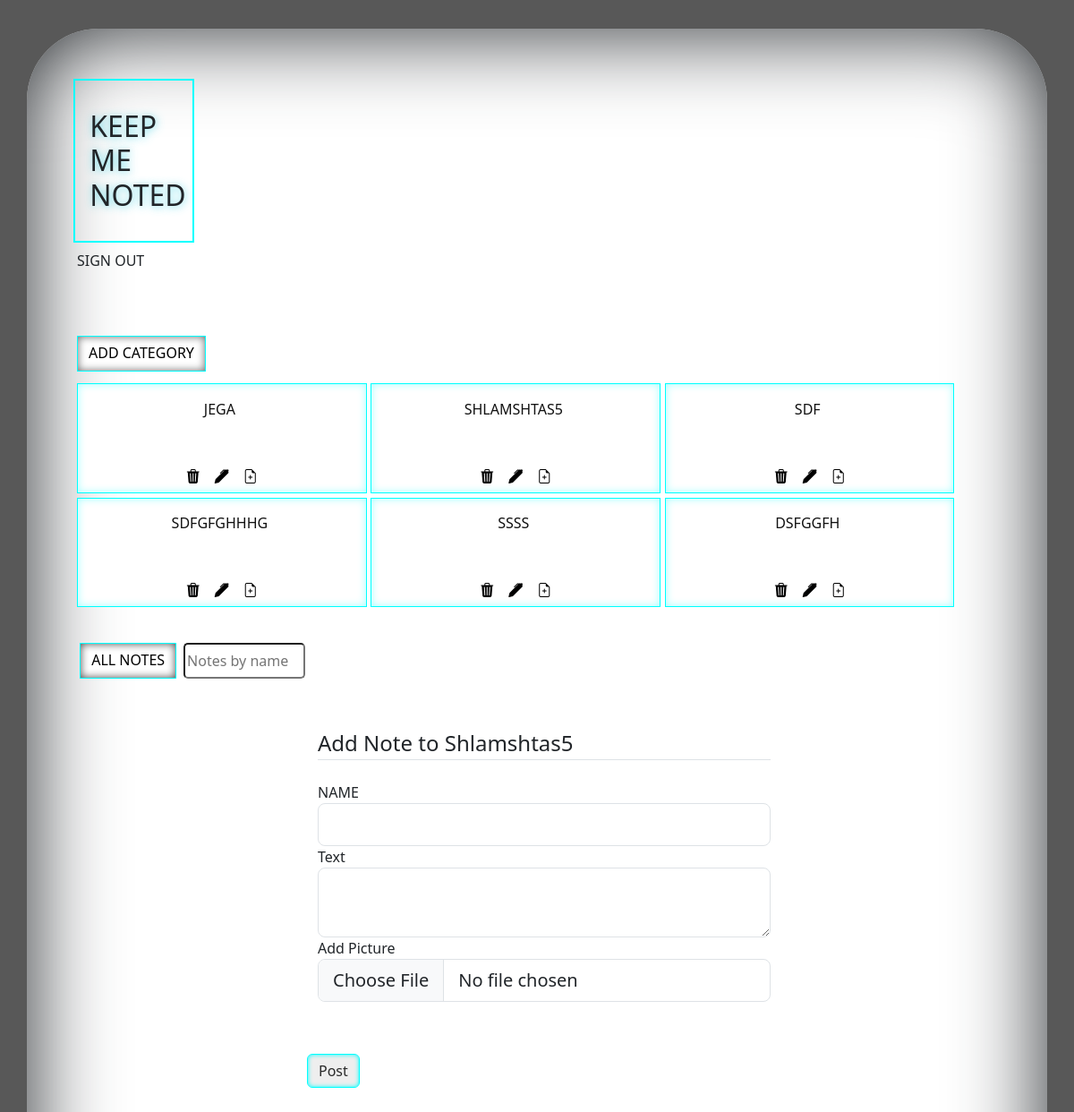
Page /noting/2 (signed in) on the committed database.
### app/db_models/Category.py (models this page shows, shortened)
class Category(db.Model):
    __tablename__ = "categories"
    id = db.Column(db.Integer, primary_key=True)
    category_name = db.Column(db.String(50), nullable=False)
    notes = db.relationship("Note", backref="categories", cascade='all, delete')

### app/routes.py (the view, shortened to what this page needs)
@app.route('/noting/<int:id>' , methods=['GET', 'POST'])
@login_required
def noting(id):
    category= Category.query.filter_by(id=id).first()
    category_name = category.category_name
    form = AddNoteForm()
    categories = Category.query.all()
    category= Category.query.filter_by(id=id).first()
    return render_template ("add_note.html", form=form, categories=categories , name=category_name)

### app/forms.py
class AddNoteForm(FlaskForm):
    name = StringField("Name", [DataRequired()])
    text = TextAreaField("Text", [DataRequired()])
    picture = FileField('Add Picture', validators=[FileAllowed(['jpg', 'png'])])
    submit = SubmitField('Post')

class SearchForm(FlaskForm):
    searched = StringField("Searched", [DataRequired()])
    submit = SubmitField('Submit')

### app/routes.py (called while the page is built)
@login_manager.user_loader
def load_user(user_id):
    return User.query.get(user_id)

@app.context_processor
def base():
    form = SearchForm()
    return dict(form=form)

### app/templates/add_note.html (shortened to what this page needs)
{%extends "main.html"%}
{%block content%}
<div class="content-section; w-50 p-3; mx-auto pt-5" >
    <form method="POST" action="" enctype="multipart/form-data">
       <fieldset id="fieldset-add-note" class="form-group">
           <legend class="border-bottom mb-4">Add Note to {{name}}</legend>
           <div class="form-group">
                {{ form.name.label(class="form-control-label" ,id ="add-note-name", style="text-transform: uppercase;") }}
                {% if form.name.errors %}
                {{ form.name(class="form-control form-control-lg is-invalid") }}
                <div class="invalid-feedback">
                {% for error in form.name.errors %}
                <span>{{ error }}</span>
                {% endfor %}
                </div>
                {% else %}
                {{ form.name(class="form-control form-control-lg",id ="add-note-name" , style="text-transform: uppercase;") }}
                {% endif %}
           </div>
           <div class="form-group">
                {{ form.text.label(class="form-control-label") }}
                {% if form.text.errors %}
                {{ form.text(class="form-control form-control-lg is-invalid") }}
                <div class="invalid-feedback">
                {% for error in form.text.errors %}
                <span>{{ error }}</span>
                {% endfor %}
                </div>
                {% else %}
                {{ form.text(class="form-control form-control-lg") }}
                {% endif %}
            </div>
            <div class="form-group">
                 {{ form.picture.label(class="form-control-label") }}
                 {% if form.picture.errors %}
                 {{ form.picture(class="form-control form-control-lg is-invalid") }}
                 <div class="invalid-feedback">
                 {% for error in form.picture.errors %}
                 <span>{{ error }}</span>
                 {% endfor %}
                 </div>
                 {% else %}
                 {{ form.picture(class="form-control form-control-lg") }}
                 {% endif %}
             </div>
           <br>
       </fieldset>
             <br>
       <div class="form-group" style="margin-bottom: 2rem;">
          {{ form.submit(class="btn btn-outline-primary") }}
       </div>
    </form>
</div>
{%endblock content%}

### app/templates/main.html (shortened to what this page needs)
<!DOCTYPE html>
<html lang="en">
<head>
    <link href="https://cdn.jsdelivr.net/npm/bootstrap@5.3.0-alpha1/dist/css/bootstrap.min.css" rel="stylesheet"
 />
    <link rel="stylesheet" href="https://cdn.jsdelivr.net/npm/bootstrap-icons@1.10.3/font/bootstrap-icons.css">
    <link rel="stylesheet" href="{{ url_for('static' , filename = '/stylesheets/style.css')}}">
    <link rel="stylesheet" href="{{ url_for('static' , filename = '/stylesheets/media-queries.css')}}">
    <link rel="stylesheet" href="https://cdnjs.cloudflare.com/ajax/libs/normalize/8.0.1/normalize.min.css" />
</head>
<body>
  <div class="container" id="container-1" >
    <div id="brand_flash_container">
      <div id="brand-container">
          <h1 id="brand" >KEEP <br> ME <br> NOTED</h1>
          <a id="signout" href="{{ url_for('logout') }}" class="nav-link px-2 ">SIGN OUT</a>
      </div>
    </div>
  <div class = "all-cards-container"
   >
    <div id="signout-container">
      <a id="add_category" class="btn btn-primary" href="{{ url_for('add_category')}}" class="nav-link px-2 ">ADD CATEGORY</a>
    </div>
    <div  id="container-category">
        {% for category in categories %}
        <div class="btn btn-secondary"  id="buttons-category" >
        <a href="{{ url_for('notes' , id = category.id )}}" style="margin: 0.3rem  0.3rem  0rem  0rem;
                          height: 5rem; word-wrap: break-word; text-decoration: none;">
            <h6 id="category-name" style="text-transform: uppercase;" >{{category['category_name']}}</h6>
        </a>
        <div style="display: flex; justify-content: center;">
          <a  href="{{ url_for('delete' , id = category.id) }}" class="nav-link px-2 ">
            <i class="bi bi-trash3-fill"></i>
          </a>
          <a href="{{ url_for('edit_category' , id = category.id )}}" class="nav-link px-2 ">
            <i class="bi bi-pen-fill"></i>
          </a>
          <a href="{{ url_for('noting' , id = category.id )}}" class="nav-link px-2 ">
            <i class="bi bi-file-earmark-plus"></i>
          </a>
        </div>
        </div>
        {% endfor %}
      </div>
      <div style="display: flex; flex-direction: column;">
        <div class="note-filter-container" >
            <a class="btn btn-primary"  id = "all-notes-filter" href="{{ url_for('all_notes')}}">ALL NOTES</a>
               <form method="POST" class = "d-flex" action="{{url_for('search')}}">
                 <input id="serach-by-name" class="form_control me-2" type="search" placeholder="Notes by name" aria-label="Search" , name="searched">
               </form>
        </div>
        {% block content %}
        {% endblock %}
      </div>
    </div>
  </div>
</body>
</html>

### app/static/stylesheets/style.css (style rules this page uses)
body { background-color: rgb(88, 88, 88); margin: auto; }
#brand_flash_container { display: flex; justify-content: space-between; align-items: center; padding: 3rem 0rem; padding-top: 1rem; }
#brand, #flash { margin: 0.5rem 3%; }
#brand { padding: 2rem 1rem; border: 2px solid cyan; text-shadow: 1px 1px 10px rgba(73, 213, 231, 0.836); }
#signout-container { display: flex; justify-content: space-between; padding: 0.5rem; padding-right: 1rem; padding-bottom: 0; }
#signout, #add_category { height:2.5rem; }
#add_category { border-radius: 0%; border-color: cyan; background-color: rgb(255, 255, 255); color: black; box-shadow:0px 0px 10px 0px rgb(105, 105, 105) inset; }
#container-1 { background-color: rgb(255, 255, 255); padding-right: 2rem; padding-top: 2rem; padding-bottom: 10rem; padding-left: 3rem; display: flex; flex-direction: column; justify-content: center; border-radius: 5rem; box-shadow: 0 0 100px 1px inset; margin-top: 2rem; margin-bottom: 5rem; min-width: 256px; }
#container-category { display: flex; flex-wrap: wrap; justify-content: start; padding: 0.5rem; }
#buttons-category { margin: 0.3rem 0.3rem 0rem 0rem; width:31% ; border-radius: 0%; border-color: cyan; background-color: rgb(255, 255, 255); color: black; box-shadow:0px 0px 10px 0px rgba(0, 255, 255, 0.37) inset; display: flex; flex-direction: column; }
#category-name { padding: 0.5rem; color: rgb(17, 17, 17); }
.note-filter-container { display: flex; padding: 0rem 0.7rem; margin-top: 2rem; height: 2.5rem; }
#serach-by-name { width: 8.5rem; border-radius: 5px; margin-left: 0.5rem; }
#all-notes-filter { border-radius: 0%; border-color: cyan; background-color: rgb(255, 255, 255); color: black; box-shadow:0px 0px 10px 0px rgb(70, 70, 70) inset; }
#submit { background-color: rgb(238, 238, 238) ; box-shadow:0 0 5px 0 cyan inset; border: 1px solid cyan; color: rgb(42, 42, 42); }

### rows in the picture
Category: category_name "JEGA"
Category: category_name "SHLAMSHTAS5", category_name "Shlamshtas5"
Category: category_name "SDF"
Category: category_name "SDFGFGHHHG"
Category: category_name "SSSS"
Category: category_name "DSFGGFH"
